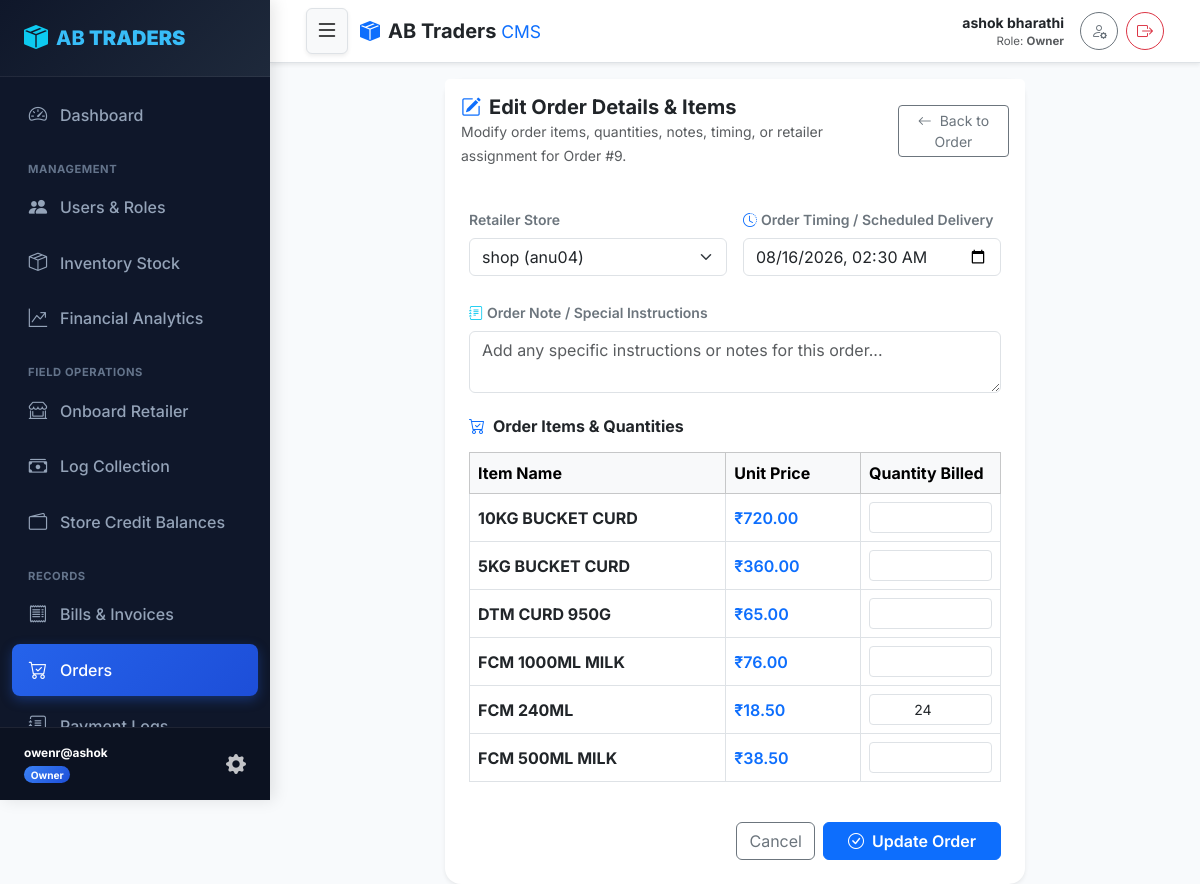
Screenshot of /orders/9/edit/ (signed in) with the database file from the repository.
### core/models.py (models this page shows, shortened)
class User(AbstractUser):
    class Role(models.TextChoices):
        SUPERUSER = 'SUPERUSER', 'SuperUser'
        OWNER = 'OWNER', 'Owner'
        STAFF = 'STAFF', 'Staff'
        RETAILER = 'RETAILER', 'Retailer'
    role = models.CharField(max_length=20, choices=Role.choices, default=Role.RETAILER)
    phone_number = models.CharField(max_length=15, unique=True, blank=True, null=True)
    is_locked = models.BooleanField(default=False, help_text="Locked users cannot log in.")
    def is_superuser_role(self):
        return self.role == self.Role.SUPERUSER or self.is_superuser
    def is_owner_role(self):
        return self.role == self.Role.OWNER
    def is_retailer_role(self):
        return self.role == self.Role.RETAILER
    @property
    def display_name(self):
        full_name = self.get_full_name().strip()
        return full_name if full_name else self.username

class Order(models.Model):
    STATUS_CHOICES = (
        ('placed', 'Placed'),
        ('processing', 'Processing'),
        ('delivered', 'Delivered'),
        ('cancelled', 'Cancelled'),
    )
    retailer = models.ForeignKey(RetailerProfile, on_delete=models.CASCADE, related_name='orders')
    taken_by_staff = models.ForeignKey(User, on_delete=models.SET_NULL, null=True, blank=True, related_name='taken_orders')
    status = models.CharField(max_length=20, choices=STATUS_CHOICES, default='placed')
    digital_signature = models.ImageField(upload_to='signatures/', null=True, blank=True)
    order_note = models.TextField(blank=True, null=True)
    delivery_time = models.DateTimeField(null=True, blank=True)
    created_at = models.DateTimeField(auto_now_add=True)

class RetailerProfile(models.Model):
    user = models.OneToOneField(User, on_delete=models.CASCADE, related_name='retailer_profile')
    shop_number = models.CharField(max_length=50, unique=True)
    shop_name = models.CharField(max_length=150)
    address = models.TextField()
    credit_balance = models.DecimalField(max_digits=12, decimal_places=2, default=Decimal('0.00'))
    qr_code = models.ImageField(upload_to='qr_codes/', null=True, blank=True)

class Item(models.Model):
    name = models.CharField(max_length=100)
    description = models.TextField(blank=True, null=True)
    price = models.DecimalField(max_digits=10, decimal_places=2)
    stock_quantity = models.IntegerField(default=0)
    created_at = models.DateTimeField(auto_now_add=True)
    updated_at = models.DateTimeField(auto_now=True)

### core/views.py (the view, shortened to what this page needs)
# urls.py: path('orders/<int:pk>/edit/', views.order_edit_view, name='order_edit'),
@role_required(['SUPERUSER', 'OWNER', 'STAFF', 'RETAILER'])
def order_edit_view(request, pk):
    order = get_object_or_404(Order, pk=pk)
    if request.user.is_retailer_role():
        profile = getattr(request.user, 'retailer_profile', None)
        if order.retailer != profile:
            messages.error(request, "Access denied.")
            return redirect('dashboard')
    available_items = Item.objects.all().order_by('name')
    formatted_delivery_time = order.delivery_time.strftime('%Y-%m-%dT%H:%M') if order.delivery_time else ''
    context = {
        'order': order,
        'available_items': available_items,
        'retailers': RetailerProfile.objects.all() if not request.user.is_retailer_role() else None,
        'order_items_dict': {item.item_id: item.quantity for item in order.items.all()},
        'formatted_delivery_time': formatted_delivery_time,
    }
    return render(request, 'order_edit.html', context)

### core/templates/order_edit.html (shortened to what this page needs)
{% extends 'base.html' %}
{% block content %}
<div class="row justify-content-center">
    <div class="col-md-9 col-lg-8">
        <div class="card shadow-sm border-0 rounded-4">
            <div class="card-header bg-white py-3 border-0 d-flex justify-content-between align-items-center">
                <div>
                    <h5 class="fw-bold mb-0 text-dark"><i class="bi bi-pencil-square text-primary me-2"></i>Edit Order Details & Items</h5>
                    <small class="text-muted">Modify order items, quantities, notes, timing, or retailer assignment for Order #{{ order.id }}.</small>
                </div>
                <a href="{% url 'order_detail' order.pk %}" class="btn btn-sm btn-outline-secondary"><i class="bi bi-arrow-left me-1"></i> Back to Order</a>
            </div>
            <div class="card-body p-4">
                <form method="post">
                    <div class="row g-3 mb-4">
                        {% if not user.is_retailer_role %}
                        <div class="col-md-6">
                            <label for="retailer_id" class="form-label text-secondary small fw-semibold">Retailer Store</label>
                            <select name="retailer_id" class="form-select">
                                {% for r in retailers %}
                                    <option value="{{ r.id }}" {% if r.id == order.retailer_id %}selected{% endif %}>{{ r.shop_name }} ({{ r.shop_number }})</option>
                                {% endfor %}
                            </select>
                        </div>
                        {% endif %}
                        <div class="col-md-6">
                            <label for="delivery_time" class="form-label text-secondary small fw-semibold"><i class="bi bi-clock-history me-1 text-primary"></i>Order Timing / Scheduled Delivery</label>
                            <input type="datetime-local" name="delivery_time" id="delivery_time" value="{{ formatted_delivery_time }}" class="form-control">
                        </div>
                    </div>
                    <div class="mb-4">
                        <label for="order_note" class="form-label text-secondary small fw-semibold"><i class="bi bi-journal-text me-1 text-info"></i>Order Note / Special Instructions</label>
                        <textarea name="order_note" id="order_note" rows="2" class="form-control" placeholder="Add any specific instructions or notes for this order...">{{ order.order_note|default:'' }}</textarea>
                    </div>
                    <h6 class="fw-bold mb-3"><i class="bi bi-cart-check me-2 text-primary"></i>Order Items & Quantities</h6>
                    <div class="table-responsive mb-4">
                        <table class="table table-bordered align-middle">
                            <thead class="table-light">
                                <tr>
                                    <th>Item Name</th>
                                    <th>Unit Price</th>
                                    <th style="width: 140px;">Quantity Billed</th>
                                </tr>
                            </thead>
                            <tbody>
                                {% for item in available_items %}
                                <tr>
                                    <td class="fw-bold text-dark">{{ item.name }}</td>
                                    <td class="fw-semibold text-primary">₹{{ item.price }}</td>
                                    <td>
                                        <input type="number" name="quantity_{{ item.id }}"
                                            value="{% for key, qty in order_items_dict.items %}{% if key == item.id %}{{ qty }}{% endif %}{% endfor %}"
                                            min="0" class="form-control form-control-sm text-center">
                                    </td>
                                </tr>
                                {% empty %}
                                <tr>
                                    <td colspan="3" class="text-center text-muted py-3">No inventory items available.</td>
                                </tr>
                                {% endfor %}
                            </tbody>
                        </table>
                    </div>
                    <div class="d-flex justify-content-end gap-2">
                        <a href="{% url 'order_detail' order.pk %}" class="btn btn-outline-secondary">Cancel</a>
                        <button type="submit" class="btn btn-primary fw-semibold px-4"><i class="bi bi-check-circle me-1"></i> Update Order</button>
                    </div>
                </form>
            </div>
        </div>
    </div>
</div>
{% endblock %}

### core/templates/base.html (shortened to what this page needs)
{% load static %}
<!DOCTYPE html>
<html lang="en">
<head>
    <link href="https://cdn.jsdelivr.net/npm/bootstrap@5.3.2/dist/css/bootstrap.min.css" rel="stylesheet">
    <link rel="stylesheet" href="https://cdn.jsdelivr.net/npm/bootstrap-icons@1.11.2/font/bootstrap-icons.min.css">
    <link rel="stylesheet" href="{% static 'css/styles.css' %}">
</head>
<body>
    <div id="wrapper">
        {% if user.is_authenticated %}
        <aside id="sidebar-wrapper" class="sidebar-sticky">
            <div class="sidebar-heading d-flex align-items-center justify-content-between">
                <a href="{% url 'dashboard' %}" class="text-white text-decoration-none d-flex align-items-center">
                    <i class="bi bi-box-seam-fill me-2 text-info fs-4"></i>
                    <span>AB <strong>TRADERS</strong></span>
                </a>
            </div>
            <div class="list-group list-group-sidebar">
                <a href="{% url 'dashboard' %}" class="sidebar-link {% if request.resolver_match.url_name == 'dashboard' %}active{% endif %}">
                    <i class="bi bi-speedometer2"></i> Dashboard
                </a>
                {% if user.is_superuser_role or user.is_owner_role %}
                <div class="sidebar-section-title">Management</div>
                <a href="{% url 'user_list' %}" class="sidebar-link {% if 'user' in request.resolver_match.url_name %}active{% endif %}">
                    <i class="bi bi-people-fill"></i> Users & Roles
                </a>
                <a href="{% url 'inventory_list' %}" class="sidebar-link {% if 'inventory' in request.resolver_match.url_name or 'item' in request.resolver_match.url_name %}active{% endif %}">
                    <i class="bi bi-box-seam"></i> Inventory Stock
                </a>
                <a href="{% url 'owner_analytics' %}" class="sidebar-link {% if request.resolver_match.url_name == 'owner_analytics' %}active{% endif %}">
                    <i class="bi bi-graph-up-arrow"></i> Financial Analytics
                </a>
                {% endif %}
                {% if user.is_superuser_role or user.is_owner_role or user.is_staff_role %}
                <div class="sidebar-section-title">Field Operations</div>
                <a href="{% url 'onboard_retailer' %}" class="sidebar-link {% if request.resolver_match.url_name == 'onboard_retailer' %}active{% endif %}">
                    <i class="bi bi-shop-window"></i> Onboard Retailer
                </a>
                <a href="{% url 'log_collection' %}" class="sidebar-link {% if request.resolver_match.url_name == 'log_collection' %}active{% endif %}">
                    <i class="bi bi-cash-stack"></i> Log Collection
                </a>
                <a href="{% url 'credit_balances' %}" class="sidebar-link {% if request.resolver_match.url_name == 'credit_balances' %}active{% endif %}">
                    <i class="bi bi-wallet2"></i> Store Credit Balances
                </a>
                {% endif %}
                <div class="sidebar-section-title">Records</div>
                <a href="{% url 'bill_list' %}" class="sidebar-link {% if 'bill' in request.resolver_match.url_name %}active{% endif %}">
                    <i class="bi bi-receipt"></i> Bills & Invoices
                </a>
                <a href="{% url 'order_list' %}" class="sidebar-link {% if 'order' in request.resolver_match.url_name %}active{% endif %}">
                    <i class="bi bi-cart-check"></i> Orders
                </a>
                <a href="{% url 'collections_list' %}" class="sidebar-link {% if request.resolver_match.url_name == 'collections_list' %}active{% endif %}">
                    <i class="bi bi-journal-text"></i> Payment Logs
                </a>
            </div>
            <div class="sidebar-footer">
                <div class="d-flex align-items-center justify-content-between">
                    <div>
                        <div class="fw-bold text-white small text-truncate" style="max-width: 150px;">{{ user.username }}</div>
                        <span class="badge
                            {% if user.is_superuser_role %}badge-superuser
                            {% elif user.is_owner_role %}badge-owner
                            {% elif user.is_staff_role %}badge-staff
                            {% else %}badge-retailer{% endif %} rounded-pill mt-1">
                            {{ user.get_role_display }}
                        </span>
                    </div>
                    <a href="{% url 'profile' %}" class="text-white opacity-75 hover-opacity-100" title="My Profile"><i class="bi bi-gear-fill fs-5"></i></a>
                </div>
            </div>
        </aside>
        {% endif %}
        <div id="page-content-wrapper">
            {% if user.is_authenticated %}
            <nav class="navbar top-navbar sticky-top bg-white border-bottom shadow-sm py-2">
                <div class="container-fluid px-3 d-flex align-items-center justify-content-between flex-nowrap">
                    <div class="d-flex align-items-center gap-2">
                        <button type="button" class="btn btn-light me-1 shadow-sm border p-1 px-2" id="sidebarToggle" onclick="toggleSidebarMenu(event)" title="Toggle Navigation Menu">
                            <i class="bi bi-list fs-4"></i>
                        </button>
                        <a class="navbar-brand fw-extrabold text-dark d-flex align-items-center mb-0 me-0 me-md-3" href="{% url 'dashboard' %}">
                            <i class="bi bi-box-seam-fill me-2 text-primary"></i>
                            <span class="fw-bold fs-5 d-none d-sm-inline">AB Traders <span class="text-primary fw-normal small">CMS</span></span>
                        </a>
                    </div>
                    <div class="d-flex align-items-center gap-2">
                        <div class="text-end me-1 me-md-2 d-none d-sm-block">
                            <div class="fw-bold text-dark small text-truncate" style="max-width: 150px;">{{ user.display_name }}</div>
                            <div class="text-muted" style="font-size: 0.72rem;">Role: <strong>{{ user.get_role_display }}</strong></div>
                        </div>
                        <a href="{% url 'profile' %}" class="btn btn-outline-secondary btn-sm rounded-circle p-0 d-flex align-items-center justify-content-center" style="width: 38px; height: 38px;" title="My Profile">
                            <i class="bi bi-person-gear fs-6"></i>
                        </a>
                        <a href="{% url 'logout' %}" class="btn btn-outline-danger btn-sm rounded-circle p-0 d-flex align-items-center justify-content-center" style="width: 38px; height: 38px;" title="Logout">
                            <i class="bi bi-box-arrow-right fs-6"></i>
                        </a>
                    </div>
                </div>
            </nav>
            {% endif %}
            <div class="container-fluid px-3 px-md-4 pt-3">
                {% block content %}{% endblock %}
            </div>
        </div>
    </div>
</body>
</html>

### rows the page displays
User: username "owenr@ashok", role "Owner", display_name "ashok bharathi"
Order: id "9", retailer_id "shop (anu04)"
Item: name "10KG BUCKET CURD", price "720.00"
Item: name "5KG BUCKET CURD", price "360.00"
Item: name "DTM CURD 950G", price "65.00"
Item: name "FCM 1000ML MILK", price "76.00"
Item: name "FCM 240ML", price "18.50", qty "24"
Item: name "FCM 500ML MILK", price "38.50"
